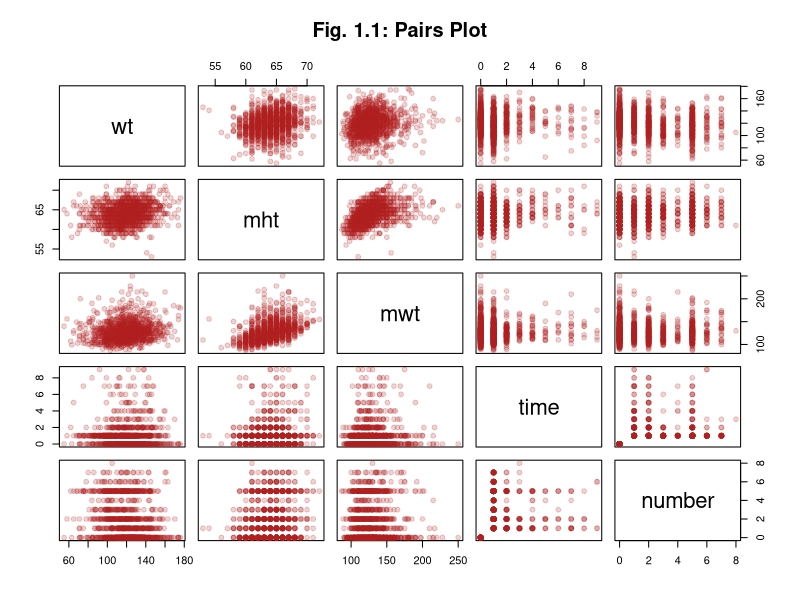
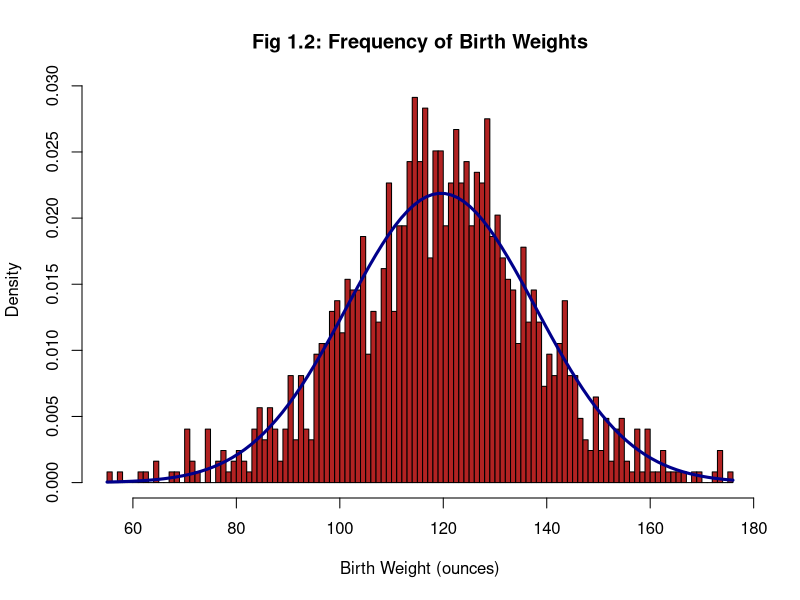
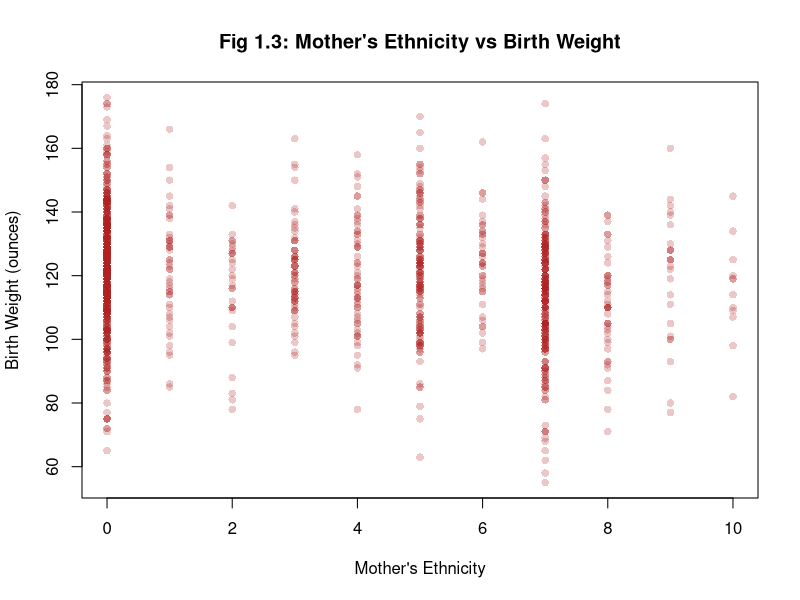
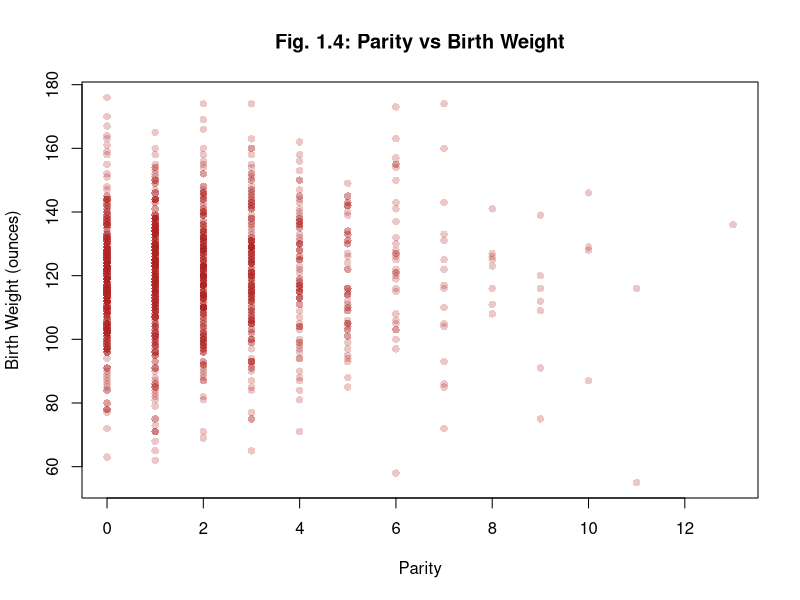
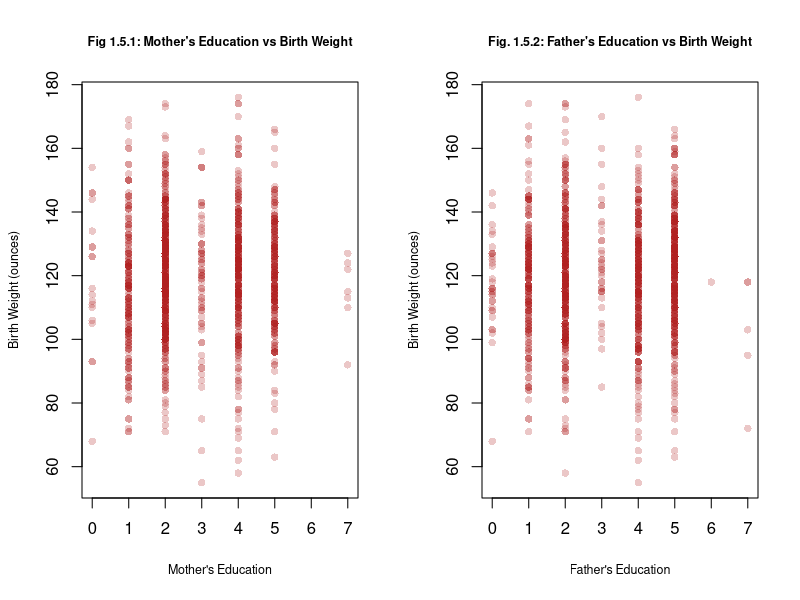
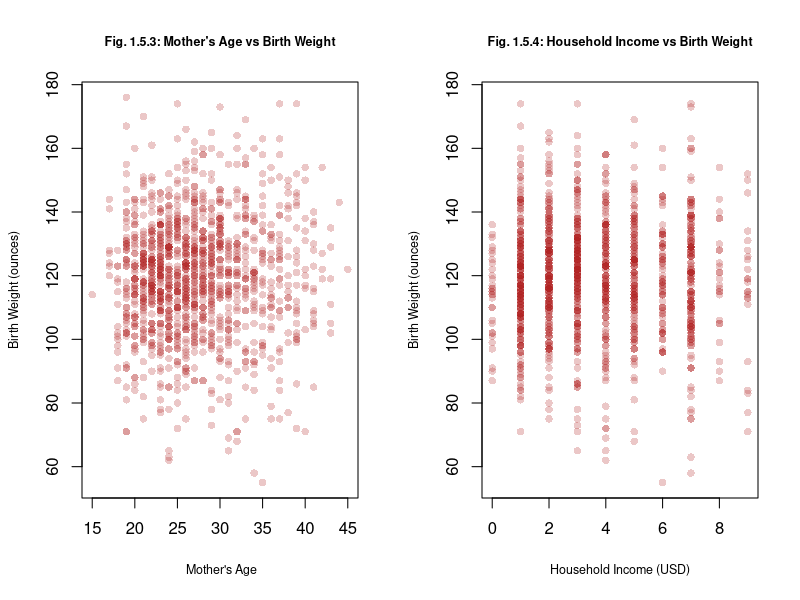
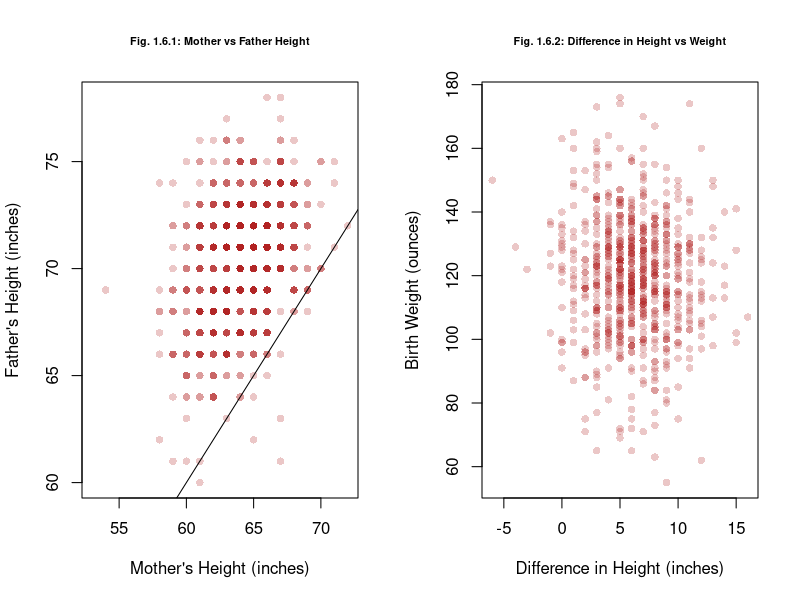
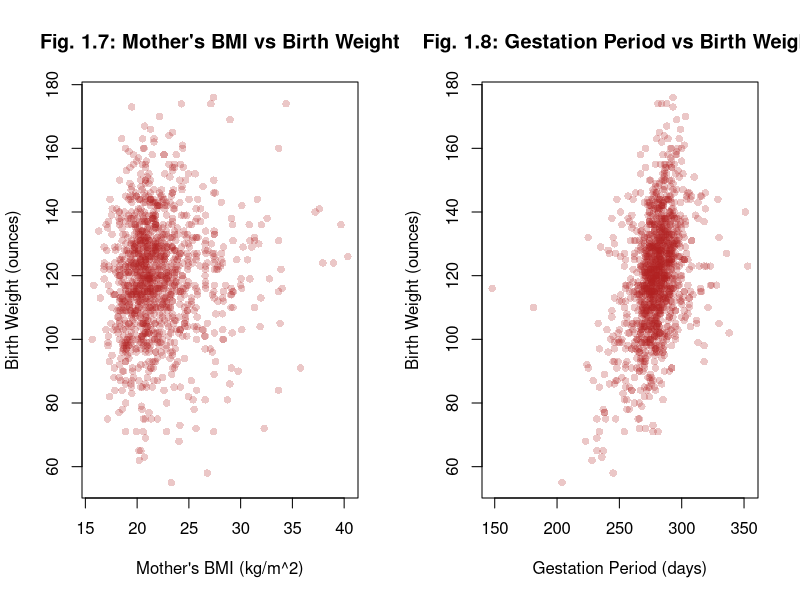

Recreate these plots in R, in order.
## ---- chunk 1
# Knitr Configuration
knitr::opts_chunk$set(
  comment = NA,
  cache = TRUE,
  include = TRUE,
  echo = FALSE,
  results = "markup",
  fig.show = "asis",
  fig.height = 3.2,
  fig.align = "center"
)
## ---- chunk 2
# Define all the functions and constants used later

# Category names for Ethnicity variates
ethLabels <- c(
  "Caucasian",
  "Mexican",
  "African-American",
  "Asian",
  "Mixed",
  "Other"
)

# Category names for Education variates
edLabels <- c(
  "Elementary School",
  "Middle School",
  "High School",
  "High School + Trade School",
  "High School + Some College",
  "College Graduate",
  "Trade School",
  "High School Unclear"
)

# Number of imputed datasets
k <- 5

# Unit conversion factors
poundsToKg <- 0.453592
inchesToM <- 0.0254

# The boundaries for BMI categories ("Pregnancy weight gain: What's healthy?", 2017)

underweightNormalBoundary <- 18.5
normalOverweightBoundary <- 25
overweightObeseBoundary <- 30

# Use test 20% for test set in cross validation
testSetRatio = 0.2

# Number of cross-validation trials
# "Usually about a thousand is fine" - M. Lysy, Nov. 27, 2018
m <- 1000
## ---- chunk 3
# Input: bmi - a BMI
# Output: TRUE/FALSE depending on if the BMI falls into category in function name
isUnderweight <- function (bmi) bmi < underweightNormalBoundary
isNormal <- function (bmi) bmi < normalOverweightBoundary &
                           bmi >= underweightNormalBoundary
isOverweight <- function (bmi) bmi < overweightObeseBoundary &
                               bmi >= normalOverweightBoundary
isObese <- function (bmi) bmi >= overweightObeseBoundary

# Input: wtLbs - weight in pounds
#        htIn - height in inches
# Output: (double) BMI
bmi <- function (wtLbs, htIn) (wtLbs * poundsToKg) / (htIn * inchesToM)^2
## ---- chunk 4
# Roughly translate the "number" category to a floating point
# number of the actual number of cigarettes smoked
# Input: number - raw value for 'number' variable
# Output: (double) approximation of the number of individual cigarettes smoked per day
numCigs <- function (number) (number > 0 & number <= 4) * (5 * number - 2.5) +
                             (number > 4) * (10 * number - 25.5)
## ---- chunk 5
# Decode most categorical variates and encode them as labelled factors
# Decodes 'number' and converts it to a float using numCigs
# Decodes 'income' and converts it so a factor with 3 broader categories
# Returns a new data frame and does not modify the given one
# Input: birthsDataset - an imputed births dataset
# Output: a new data frame with factor encoded categorical variables
decodeBirthVariates <- function (birthsDataset) {
  newDataset = data.frame(birthsDataset)

  newDataset$meth <- cut(
    birthsDataset$meth,
    breaks = c(0, 5:10), 
    labels = ethLabels,
    right = TRUE,
    include.lowest= TRUE
  )

  newDataset$med <- cut(
    birthsDataset$med,
    breaks = 0:8, 
    labels = edLabels,
    right = FALSE
  )

  newDataset$feth <- cut(
    birthsDataset$feth,
    breaks = c(0, 5:10),
    labels = ethLabels,
    right = TRUE,
    include.lowest= TRUE
  )

  newDataset$fed <- cut(
    birthsDataset$fed,
    breaks = 0:8, 
    labels = edLabels,
    right = FALSE
  )

  newDataset$smoke <- cut(
    birthsDataset$smoke,
    breaks = 0:4, 
    labels = c(
      "Never",
      "Smokes Now",
      "Until Pregnancy",
      "Doesn't Smoke Anymore"
    ),
    right = FALSE
  )

  newDataset$marital <- cut(
    birthsDataset$marital,
    breaks = 0:5,
    labels = c(
      "Married",
      "Legally Separated",
      "Divorced",
      "Widowed",
      "Never Married"
    )
  )

  newDataset$number <- numCigs(birthsDataset$number)

  newDataset$time <- cut(
    birthsDataset$time,
    breaks = 0:10,
    labels = c(
      "Never Smoked",
      "Still Smokes",
      "During Pregnancy",
      "Less Than A Year",
      "1-2 Years",
      "2-3 Years",
      "3-4 Years",
      "5-9 Years",
      "More Than 10 Years",
      "Quit But Don't Know When"
    ),
    right = FALSE
  )

  newDataset$income <- cut(
    birthsDataset$income,
    breaks = c(0, 1, 2, 10),
    labels = c(
      "Under 2500",
      "2500-4999",
      "Over 5000"
    ),
    right = FALSE
  )

  newDataset
}
## ---- chunk 6
# Input: time - time since quitting smoking in original integer encoding
#        number - number of cigarettes smoked in original integer encoding
#        impactHalfLife - the half-life of the smoking impact as it decays after quitting
# Output: (doubel) our custom smoking impact variate
smokingImpact <- function (time, number, impactHalfLife) {
  # Take the average of the bounds of the range of cigarettes smoked by a given category
  # as the approximate exact number of cigarettes smoked per day
  activeSmokingImpact = log(
    numCigs(number) +
    (number == 0) * 1 # This term guarantees a value of 0 for non-smokers (0 = log(1))
  )
  
  # Approximate a scalar number of years since quiting based on the categorical variable
  yearsQuit = (time >= 3) * (-2.5 + time) + (time >= 7) * (-18.5 + 3 * time)
  # Time = 1 or 2 are special cases with 0 decay
  yearsQuit = yearsQuit * (time >= 3)
  
  decayedSmokingImpact = activeSmokingImpact * 2^(-yearsQuit / impactHalfLife)
  
  decayedSmokingImpact
}
## ---- chunk 7
# Input: imputedBirthsDataset - an imputed births dataset
#        impactHalfLife - the half-life parameter to supply when computing smokingImpact
# Output: a new data frame with factor encoded categorical variables and new engineered features
craftFeatures <- function (imputedBirthsDataset, impactHalfLife = 2) {
  newDataset = decodeBirthVariates(imputedBirthsDataset)

  # Note: This treats parents of "Other" ethnicity
  # as the same ethnicity though they may not be
  newDataset$sameEth <- factor(
    (imputedBirthsDataset$meth != 9 & # If they are both "Mixed" then it is like two
                                      # parents of different ethnicities
     imputedBirthsDataset$meth == imputedBirthsDataset$feth) |
    # Both Caucasian
    (imputedBirthsDataset$meth < 6 & imputedBirthsDataset$feth < 6),
    labels = c("Different", "Same")
  )
  
  newDataset$htDiff <- newDataset$fht - newDataset$mht
    
  # If a mother is having her first child after 40,
  # we say that she is becoming a mother late in life
  newDataset$lateMom <- factor(
    newDataset$parity == 0 & newDataset$mage >= 40,
    labels = c("Not late", "Late")
  )

  newDataset$mBMI <- bmi(newDataset$mwt, newDataset$mht)
  
  # Multiplying by 1, 2, and 3 to give integer encoding of
  # categories which are then changed to a factor
  newDataset$mBMICategory <- factor(
    1 * isNormal(newDataset$mBMI)
      + 2 * isOverweight(newDataset$mBMI)
      + 3 * isObese(newDataset$mBMI),
    labels = c("Underweight", "Normal", "Overweight", "Obese")
  )
  
  newDataset$smokingImpact <- smokingImpact(
    imputedBirthsDataset$time,
    imputedBirthsDataset$number,
    impactHalfLife
  )
  
  newDataset
}
## ---- chunk 8
# Input: model - a model
#        datasets - a collection of imputed datasets
# Output: (float) the average AIC of the model across the given datasets
meanAIC <- function (model, datasets) mean(sapply(
  datasets,
  function (dataset) AIC(update(model, data = dataset))
))
## ---- chunk 9
# Input: datasets - a collection of imputed datasets
#        predictedVar - the variables to be predicted by the model
#        excludedVars - variables in the datasets to be ignored in model selection
#        specialTerms - specific terms to be allowed in the model (overrides exlusion)
# Output: an automatically selected model which fits predictedVar with variables
#         from the dataset
selectModel <- function (
  datasets,
  predictedVar,
  excludedVars = c(),
  specialTerms = c()
) {
  selectedModelMeanAIC = .Machine$integer.max
  selectedModel = NULL
  
  # Fit a model against each dataset and keep with one which performs best on all
  for (dataset in datasets) {
    M0 = lm(wt ~ 1, data = dataset)
    Mmax = lm(
      # Write maximal formula with interaction effects between all vars not excluded,
      # with added special terms on their own
      formula(paste(
        predictedVar,
        "~",
        "(.",
        Reduce(
          function (l, r) paste(l, r),
          Map(function (term) paste("-", term), excludedVars),
          ""
        ),
        ")^2",
        Reduce(
          function (l, r) paste(l, r),
          Map(function (term) paste("+", term), specialTerms),
          ""
        )
      )),
      data = dataset
    ) 
  
    candidateModel = step(
      lm(wt ~ 1, data = dataset),
      scope = list(lower = M0, upper = Mmax),
      direction = "both",
      trace = 0
    )
  
    candidateModelMeanAIC = meanAIC(candidateModel, datasets)
  
    if (candidateModelMeanAIC < selectedModelMeanAIC) {
      selectedModel = update(candidateModel, data = dataset)
      selectedModelMeanAIC = candidateModelMeanAIC
    }
  }
  
  selectedModel
}
## ---- chunk 10
# Input: model1 - a model
#        model2 - a model
#        datasets - datasets to cross-validate the models on
# Output: the rPMSE for each model on each cross-validation trial,
#         as well as a sample of actual values, predictions, and residuals
#         from the final trial
crossValidate <- function (model1, model2, datasets) {
  model1rPMSE <- vector(mode = "numeric", length = m)
  model2rPMSE <- vector(mode = "numeric", length = m)

  for (i in 1:m) {
    chosenSet = datasets[[1 + i %% k]]
    Ntotal = nrow(chosenSet)
    Ntest = floor(Ntotal * testSetRatio)
    outOfSampleIndices = sample(Ntotal, Ntest)
    trainSet = chosenSet[-outOfSampleIndices, ]
    testSet = chosenSet[outOfSampleIndices, ]
    
    model1 = update(model1, data = trainSet)
    model2 = update(model2, data = trainSet)
    outOfSamplePredictions1 = predict(model1, newdata = testSet)
    outOfSamplePredictions2 = predict(model2, newdata = testSet)
    predictionErrors1 = (testSet$wt - outOfSamplePredictions1) ^ 2
    predictionErrors2 = (testSet$wt - outOfSamplePredictions2) ^ 2
    model1rPMSE[i] <- sqrt(sum(predictionErrors1) / Ntest)
    model2rPMSE[i] <- sqrt(sum(predictionErrors2) / Ntest)
  }
  
  list(
    rPMSEs = data.frame(model1 = model1rPMSE, model2 = model2rPMSE),
    actual = testSet$wt,
    predictions = data.frame(
      model1 = outOfSamplePredictions1,
      model2 = outOfSamplePredictions2
    ),
    residuals = data.frame(
      model1 = outOfSamplePredictions1 - testSet$wt,
      model2 = outOfSamplePredictions2 - testSet$wt
    )
  )
}
## ---- chunk 11
# Import dataset
births <- read.csv("chds_births.csv")
## ---- chunk 12
# The occurrences of marital == 0 are likely transcription errors.
# Replace them with NAs
mendedBirths <- data.frame(births)
mendedBirths[mendedBirths$marital == 0, "marital"] <- NA
## ---- chunk 13
# Suppress library warnings
options(warn=-1)

# Multiple Imputation
library(mice, quietly = TRUE)

# For consistency
set.seed(331)

multiplyImputedBirths <- mice(
  mendedBirths,
  m = k,
  method = "pmm",
  printFlag = FALSE
)

# Gather the imputed datasets
imputedBirths <- lapply(1:k, function(i) complete(multiplyImputedBirths, i))
## ---- chunk 14
# Decode the categorical variables into factors and replace number with
# numCigs so that we don't get linearly dependent categories for never smoked
# and smoked 0 cigarettes
decodedImputedBirths <- lapply(imputedBirths, decodeBirthVariates)
## ---- chunk 15
# The candidate values for half life
halfLifeValues <- seq(0.1, 10, by = 0.1)

# The half life value which maximized multiple R squared
optimalImpactHalfLife <- 0.1 * which.max(sapply(
  halfLifeValues,
  function (halfLife) summary(lm(
    wt ~ smokingImpact + time + numCigs,
    data = data.frame(
      wt = imputedBirths[[1]]$wt,
      time = imputedBirths[[1]]$time,
      numCigs = numCigs(
        imputedBirths[[1]]$number
      ),
      smokingImpact = smokingImpact(
        imputedBirths[[1]]$time,
        imputedBirths[[1]]$number,
        impactHalfLife = halfLife
      )
    )
  ))$r.squared
))

paste("Optimal impact half life:", optimalImpactHalfLife)
## ---- chunk 16
library(purrr) # Needed for the function 'partial' used below
# Create datasets with our engineered features and the previous factor
# transformations from decodeImputedBirths as well, using the optimized
# impact half life value
engineeredFeatureBirths <- lapply(
  imputedBirths,
  partial(craftFeatures, impactHalfLife = optimalImpactHalfLife)
)
## ---- chunk 17
pairs(
  births[c("wt", "mht", "mwt", "time", "number")],
  col = adjustcolor("firebrick", 0.2),
  pch = 19,
  main = "Fig. 1.1: Pairs Plot"
)
## ---- chunk 18
h<- hist(
  births$wt,
  breaks = 100,
  freq = FALSE,
  col = "firebrick",
  main = "Fig 1.2: Frequency of Birth Weights",
  xlab = "Birth Weight (ounces)",
  mar = c(1, 4, 1, 2) + 0.1
) 

curve(
  dnorm(x, mean(births$wt), sd(births$wt)),
  add = TRUE,
  lwd = 3, 
  col = "darkblue"
)
## ---- chunk 19
plot(
  births$meth,
  births$wt,
  col = adjustcolor("firebrick", 0.25),
  pch = 16,
  main = "Fig 1.3: Mother's Ethnicity vs Birth Weight",
  xlab = "Mother's Ethnicity",
  ylab = "Birth Weight (ounces)",
  mar = c(1, 4, 1, 2) + 0.1
)
## ---- chunk 20
plot(
  births$parity,
  births$wt,
  pch = 16,
  col = adjustcolor("firebrick", 0.25),
  main = "Fig. 1.4: Parity vs Birth Weight",
  xlab = "Parity",
  ylab = "Birth Weight (ounces)"
)
## ---- chunk 21
par(mfrow = c(1, 2))
plot(
  births$med,
  births$wt,
  col = adjustcolor("firebrick", 0.25),
  pch = 16,
  cex.main = 0.75,
  cex.lab = 0.75,
  main = "Fig 1.5.1: Mother's Education vs Birth Weight",
  xlab = "Mother's Education",
  ylab = "Birth Weight (ounces)"
)
plot(
  births$fed,
  births$wt,
  col = adjustcolor("firebrick", 0.25),
  pch = 16,
  cex.main = 0.75,
  cex.lab = 0.75,
  main = "Fig. 1.5.2: Father's Education vs Birth Weight",
  xlab = "Father's Education",
  ylab = "Birth Weight (ounces)"
)
plot(
  births$mage,
  births$wt,
  pch = 16,
  cex.main = 0.75,
  cex.lab = 0.75,
  col = adjustcolor("firebrick", 0.25),
  main = "Fig. 1.5.3: Mother's Age vs Birth Weight",
  xlab = " Mother's Age",
  ylab = "Birth Weight (ounces)"
)
plot(
  births$income,
  births$wt,
  pch = 16,
  cex.main = 0.75,
  cex.lab = 0.75,
  col = adjustcolor("firebrick", 0.25),
  main = "Fig. 1.5.4: Household Income vs Birth Weight",
  xlab = "Household Income (USD)",
  ylab = "Birth Weight (ounces)"
)
## ---- chunk 22
par(mfrow = c(1,2))
plot(
  births$mht,
  births$fht,
  col = adjustcolor("firebrick", 0.25),
  pch = 16,
  main = "Fig. 1.6.1: Mother vs Father Height",
  cex.main = 0.75,
  xlab = "Mother's Height (inches)",
  ylab = "Father's Height (inches)",
  cex.main = 0.65
)
abline(coef = c(0, 1))
plot(
  births$fht - births$mht,
  births$wt,
  pch = 16,
  col = adjustcolor("firebrick", 0.25),
  main = "Fig. 1.6.2: Difference in Height vs Weight",
  cex.main = 0.75,
  xlab = "Difference in Height (inches)",
  ylab = "Birth Weight (ounces)",
  cex.main = 0.65
)
## ---- chunk 23
plot(
  bmi(births$mwt, births$mht),
  births$wt,
  pch = 16,
  col = adjustcolor("firebrick", 0.25),
  main = "Fig. 1.7: Mother's BMI vs Birth Weight",
  xlab = "Mother's BMI (kg/m^2)",
  ylab = "Birth Weight (ounces)"
)
## ---- chunk 24
plot(
  births$gestation,
  births$wt,
  col = adjustcolor("firebrick", 0.25),
  main = "Fig. 1.8: Gestation Period vs Birth Weight",
  xlab = "Gestation Period (days)",
  ylab = "Birth Weight (ounces)",
  pch = 16
)
## ---- chunk 25
paste("Table 1.9: Number of Occurrences per Marital Status category")
summary(factor(births$marital))
## ---- chunk 26
N <- nrow(mendedBirths)

paste("Table 1.10: Fraction of NAs by Variable")
round(
  sapply(
    colnames(mendedBirths),
    function (colname) sum(is.na(mendedBirths[colname])) / N
  ),
  2
)
nrow(na.omit(
  mendedBirths[, !(colnames(mendedBirths) %in% c("fht", "fwt", "income"))]
)) / N
## ---- chunk 27
basicBirthWeightModel <- selectModel(
  decodedImputedBirths,
  "wt",
  excludedVars = c("gestation", "smoke", "marital"),
  specialTerms = c("marital")
)
basicBirthWeightModelMeanAIC <- meanAIC(basicBirthWeightModel, decodedImputedBirths)
basicBirthWeightModel$call
## ---- chunk 28
engineeredBirthWeightModel <- selectModel(
  engineeredFeatureBirths,
  "wt",
  excludedVars = c("gestation", "smoke", "time", "fht", "mBMICategory", "income",
                   "marital", "med", "fed", "meth", "feth", "htDiff", "lateMom"),
  specialTerms = c("time", "fht", "mBMICategory", "income",
                   "marital", "med", "fed", "meth", "feth", "htDiff", "lateMom")
)
engineeredBirthWeightModelMeanAIC <- meanAIC(
  engineeredBirthWeightModel,
  engineeredFeatureBirths
)
engineeredBirthWeightModel$call
## ---- chunk 29
# residual standard error
basicRes <- summary(basicBirthWeightModel)$sigma
enginRes <- summary(engineeredBirthWeightModel)$sigma

#R squared calculation
basicRsquared <- summary(basicBirthWeightModel)$r.squared
enginRsquared <- summary(engineeredBirthWeightModel)$r.squared

#R squared adjusted
basicARsquared <- summary(basicBirthWeightModel)$adj.r.squared
enginARsquared <- summary(engineeredBirthWeightModel)$adj.r.squared

summaryTable <- data.frame(c(basicRes, enginRes), c(basicRsquared, enginRsquared), c(basicARsquared, enginARsquared))
colnames(summaryTable) <- c("Residual Standard Error", "R Squared", "Adjusted R Squared")
rownames(summaryTable) <- c("Basic Model", "Engineered Model")
summaryTable 
## ---- chunk 30
layout(matrix(c(1, 2, 4, 5), 1, 2, byrow = TRUE))
plot(
  basicBirthWeightModel,
  cex = 0.4,
  which = c(1, 2),
  pch = 19,
  col = adjustcolor("firebrick", 0.25),
  lwd = 2,
  main = NULL
)
## ---- chunk 31
layout(matrix(c(1, 2, 4, 5), 1, 2, byrow = TRUE))
plot(
  engineeredBirthWeightModel,
  cex = 0.4,
  which = c(1, 2),
  pch = 19,
  col = adjustcolor("firebrick", 0.25),
  lwd = 2,
  main = NULL
)
## ---- chunk 32
press1 <- resid(basicBirthWeightModel) / (1 - hatvalues(basicBirthWeightModel)) 
press2 <- resid(engineeredBirthWeightModel) / (1 - hatvalues(engineeredBirthWeightModel))
AIC1 <- c("Basic", "Engineered")

#display results
disp <- rbind(
  AIC = c(
    engineeredBirthWeightModelMeanAIC,
    basicBirthWeightModelMeanAIC),
    PRESS = c(sum(press1^2), sum(press2^2)
  )
)
colnames(disp) <- c("Basic", "Engineered")
disp
## ---- chunk 33
cvResults <- crossValidate(
  basicBirthWeightModel,
  engineeredBirthWeightModel,
  engineeredFeatureBirths
)
## ---- chunk 34
rPMSEs <- cvResults$rPMSEs
PMSETable <- data.frame(c(mean(rPMSEs$model1), sd(rPMSEs$model1)), c(mean(rPMSEs$model2), sd(rPMSEs$model2)))
colnames(PMSETable) <- c("Basic Model", "Engineered Model")
rownames(PMSETable) <- c("Mean", "SD")
PMSETable

boxplot(
  list(model1rPMSE = rPMSEs$model1, model2rPMSE = rPMSEs$model2), 
  main = "Comparison of rPMSEs"
)

layout(matrix(c(1, 2, 4, 5), 1, 2, byrow = TRUE))
plot(
  cvResults$predictions$model1,
  cvResults$residuals$model1,
  main = "Predicted Values vs Basic Model Res",
  cex.main = 0.8,
  col = adjustcolor("firebrick", 0.5),
  xlab = "Predicted Values",
  ylab = "Basic Model Residuals",
  pch = 16
)
plot(
  cvResults$predictions$model2,
  cvResults$residuals$model2,
  main = "Predicted Values vs Engineered Model Res",
  cex.main = 0.8,
  col = adjustcolor("firebrick", 0.5),
  xlab = "Predicted Values",
  ylab = "Engineered Model Residuals",
  pch = 16
)
## ---- chunk 35
par(mfrow = c(1, 2))
qqnorm(
  cvResults$residuals$model1,
  main = "Normal Q-Q Plot for Basic",
  cex.main = 0.85,
  pch = 16,
  col = adjustcolor("firebrick", 0.5)
)
abline(a = 0, b = 20, lty = 2, lwd = 2, col = "blue")

qqnorm(
  cvResults$residuals$model2,
  main = "Normal Q-Q Plot for Engineered",
  cex.main = 0.85,
  pch = 16,
  col = adjustcolor("firebrick", 0.5)
)
abline(a = 0, b = 20, lty = 2, lwd = 2, col = "blue")
## ---- chunk 36
# Reconfigure Knitr for Appendix
knitr::opts_chunk$set(include = TRUE, echo = TRUE, eval = FALSE)
## ---- chunk 37

## ---- chunk 38

## ---- chunk 39

## ---- chunk 40

## ---- chunk 41

## ---- chunk 42

## ---- chunk 43

## ---- chunk 44

## ---- chunk 45

## ---- chunk 46

## ---- chunk 47

## ---- chunk 48

## ---- chunk 49

## ---- chunk 50

## ---- chunk 51

## ---- chunk 52

## ---- chunk 53

## ---- chunk 54

## ---- chunk 55

## ---- chunk 56

## ---- chunk 57

## ---- chunk 58

## ---- chunk 59

## ---- chunk 60

## ---- chunk 61

## ---- chunk 62

## ---- chunk 63

## ---- chunk 64

## ---- chunk 65
qqplot(
  cvResults$predictions$model1,
  cvResults$actual,
  main = "Q-Q Plot",
  xlab = "Predicted Values",
  ylab = "Actual Values"
)
abline(a = 0, b = 1, lty = 2, col = "red")

qqplot(
  cvResults$predictions$model2,
  cvResults$actual,
  main = "Q-Q Plot",
  xlab = "Predicted Values",
  ylab = "Actual Values"
)
abline(a = 0, b = 1, lty = 2, col = "red")
## ---- chunk 66
plot(basicBirthWeightModel, cex = 0.4, which = c(4, 4), pch = 19, lwd = 2, main = NULL)
## ---- chunk 67
plot(engineeredBirthWeightModel, cex = 0.4, which = c(4, 4), pch = 19, lwd = 2, main = NULL)
## ---- chunk 68
#Basic coefficients
basicCoeff <- data.frame(summary(basicBirthWeightModel)$coefficients)

format(round(basicCoeff, 3), digits = 2, scientific = FALSE)
## ---- chunk 69
#Engineered coefficients
enginCoeff <- data.frame(summary(engineeredBirthWeightModel)$coefficients)
format(round(enginCoeff, 3), digits = 2, scientific = FALSE)
## ---- chunk 70
plot(engineeredBirthWeightModel, cex = 0.4, which = c(1, 3), pch = 19, lwd = 2, main = NULL)
## ---- chunk 71
# Percentage of entries in each category for time
percentTime <- data.frame(c(0, 1, 2, 3, 4, 5, 6, 7, 8, 9), 
           sapply(0:9, function(i) sum(na.omit(births$time == i))/N))
colnames(percentTime) <- c("Category Corresponding to Time", "Percentage of the Population")
percentTime
## ---- chunk 72

## ---- chunk 73

## ---- chunk 74
